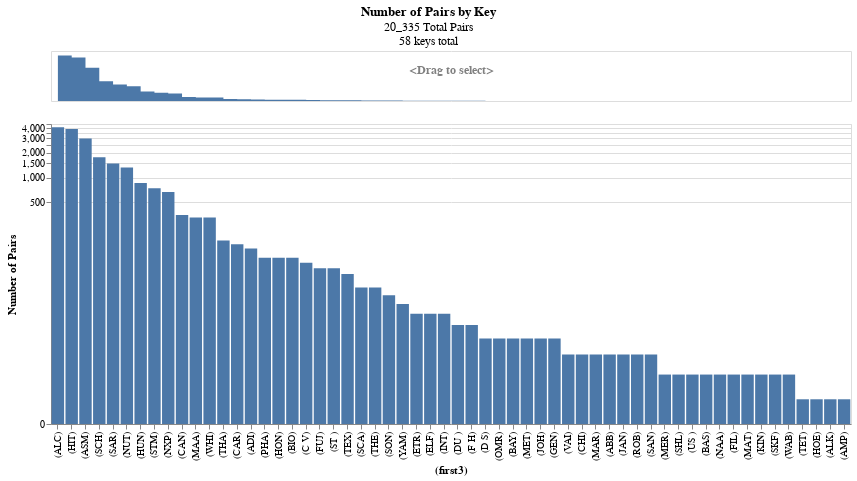

Notebook cell for this chart:
### Markdown cell above
OK, now it's time to block! This is where we generate comparisons between records.
If we were naive and generated all possible comparisons from N record,
you would end up with N^2 comparisons. For our small dataset of ~2000 records
we would be able to get away with this, but for datasets much larger than this
it would be infeasible.

Let's start with the most common kind of Linker: a `KeyLinker`.
Let's make a KeyLinker that creates links whereever the first 3 letters
of the `name_cleaned` column match between the two tables.

But, we also need to watch out for the case of really common values.
For example, in this dataset there are 505 records with a value of "KON".
If we joined on this value, this would result in ~(505 * 505) / 2 ~= 130_000 pairs.
This will be too slow.
So, by adding the max_pairs=10_000 param, before joining we efficiently remove
any records that would generate more than 10_000 pairs,
but still keep the records with rare values.

### Code cell
name_linker = mismo.KeyLinker(_.name_cleaned[0:3].name("first3"), max_pairs=10_000)
pair_counts = name_linker.pair_counts(featured, featured)
display(pair_counts.head())
pair_counts.chart()

### Figure 1 — Vega-Lite specification as saved in the notebook (floating-point values rounded to 4 significant figures)
{"config": {"view": {"continuousWidth": 300, "continuousHeight": 300}}, "vconcat": [{"mark": {"type": "area", "interpolate": "step-after"}, "encoding": {"x": {"axis": null, "field": "key", "sort": "-y", "type": "ordinal"}, "y": {"axis": null, "field": "n", "title": null, "type": "quantitative"}}, "height": 50, "name": "view_47", "title": {"text": "<Drag to select>", "anchor": "middle", "color": "gray", "dy": 30, "fontSize": 12}, "width": 800}, {"mark": {"type": "bar"}, "encoding": {"tooltip": [{"field": "n", "format": ",", "title": "Number of Pairs", "type": "quantitative"}, {"field": "frac", "format": ".2%", "title": "Fraction", "type": "quantitative"}, {"field": "first3", "type": "nominal"}, {"field": "explanation", "title": "Explanation", "type": "nominal"}], "x": {"field": "key", "sort": "-y", "title": "(first3)", "type": "ordinal"}, "y": {"field": "n", "scale": {"type": "symlog"}, "title": "Number of Pairs", "type": "quantitative"}}, "transform": [{"filter": {"param": "param_38", "empty": true}}], "width": 800}], "data": {"name": "data-d7fb3019e66527b5ba9f54cee8ec194f"}, "params": [{"name": "param_38", "select": {"type": "interval", "encodings": ["x"]}, "views": ["view_47"]}], "resolve": {"scale": {"color": "independent"}}, "title": {"text": "Number of Pairs by Key", "anchor": "middle", "subtitle": ["20_335 Total Pairs", "58 keys total"]}, "$schema": "https://vega.github.io/schema/vega-lite/v5.20.1.json", "datasets": {"data-d7fb3019e66527b5ba9f54cee8ec194f": [{"first3": "ALC", "n": 4095, "key": "(ALC)", "frac": 0.2014, "explanation": "Out of the 20_335, 4095 (20%) had the key of (ALC)"}, {"first3": "HIT", "n": 3916, "key": "(HIT)", "frac": 0.1926, "explanation": "Out of the 20_335, 3916 (19%) had the key of (HIT)"}, {"first3": "ASM", "n": 3003, "key": "(ASM)", "frac": 0.1477, "explanation": "Out of the 20_335, 3003 (15%) had the key of (ASM)"}, {"first3": "SCH", "n": 1770, "key": "(SCH)", "frac": 0.08704, "explanation": "Out of the 20_335, 1770 (9%) had the key of (SCH)"}, {"first3": "SAR", "n": 1485, "key": "(SAR)", "frac": 0.07303, "explanation": "Out of the 20_335, 1485 (7%) had the key of (SAR)"}, {"first3": "NUT", "n": 1326, "key": "(NUT)", "frac": 0.06521, "explanation": "Out of the 20_335, 1326 (7%) had the key of (NUT)"}, {"first3": "HUN", "n": 861, "key": "(HUN)", "frac": 0.04234, "explanation": "Out of the 20_335, 861 (4%) had the key of (HUN)"}, {"first3": "STM", "n": 741, "key": "(STM)", "frac": 0.03644, "explanation": "Out of the 20_335, 741 (4%) had the key of (STM)"}, {"first3": "NXP", "n": 666, "key": "(NXP)", "frac": 0.03275, "explanation": "Out of the 20_335, 666 (3%) had the key of (NXP)"}, {"first3": "CAN", "n": 351, "key": "(CAN)", "frac": 0.01726, "explanation": "Out of the 20_335, 351 (2%) had the key of (CAN)"}, {"first3": "MAA", "n": 325, "key": "(MAA)", "frac": 0.01598, "explanation": "Out of the 20_335, 325 (2%) had the key of (MAA)"}, {"first3": "WHI", "n": 325, "key": "(WHI)", "frac": 0.01598, "explanation": "Out of the 20_335, 325 (2%) had the key of (WHI)"}, {"first3": "THA", "n": 171, "key": "(THA)", "frac": 0.008409, "explanation": "Out of the 20_335, 171 (1%) had the key of (THA)"}, {"first3": "CAR", "n": 153, "key": "(CAR)", "frac": 0.007524, "explanation": "Out of the 20_335, 153 (1%) had the key of (CAR)"}, {"first3": "ADI", "n": 136, "key": "(ADI)", "frac": 0.006688, "explanation": "Out of the 20_335, 136 (1%) had the key of (ADI)"}, {"first3": "PHA", "n": 105, "key": "(PHA)", "frac": 0.005164, "explanation": "Out of the 20_335, 105 (1%) had the key of (PHA)"}, {"first3": "HON", "n": 105, "key": "(HON)", "frac": 0.005164, "explanation": "Out of the 20_335, 105 (1%) had the key of (HON)"}, {"first3": "BIO", "n": 105, "key": "(BIO)", "frac": 0.005164, "explanation": "Out of the 20_335, 105 (1%) had the key of (BIO)"}, {"first3": "C V", "n": 91, "key": "(C V)", "frac": 0.004475, "explanation": "Out of the 20_335, 91 (0%) had the key of (C V)"}, {"first3": "FUJ", "n": 78, "key": "(FUJ)", "frac": 0.003836, "explanation": "Out of the 20_335, 78 (0%) had the key of (FUJ)"}, {"first3": "ST ", "n": 78, "key": "(ST )", "frac": 0.003836, "explanation": "Out of the 20_335, 78 (0%) had the key of (ST )"}, {"first3": "TEX", "n": 66, "key": "(TEX)", "frac": 0.003246, "explanation": "Out of the 20_335, 66 (0%) had the key of (TEX)"}, {"first3": "SCA", "n": 45, "key": "(SCA)", "frac": 0.002213, "explanation": "Out of the 20_335, 45 (0%) had the key of (SCA)"}, {"first3": "THE", "n": 45, "key": "(THE)", "frac": 0.002213, "explanation": "Out of the 20_335, 45 (0%) had the key of (THE)"}, {"first3": "SON", "n": 36, "key": "(SON)", "frac": 0.00177, "explanation": "Out of the 20_335, 36 (0%) had the key of (SON)"}, {"first3": "YAM", "n": 28, "key": "(YAM)", "frac": 0.001377, "explanation": "Out of the 20_335, 28 (0%) had the key of (YAM)"}, {"first3": "ETR", "n": 21, "key": "(ETR)", "frac": 0.001033, "explanation": "Out of the 20_335, 21 (0%) had the key of (ETR)"}, {"first3": "ELF", "n": 21, "key": "(ELF)", "frac": 0.001033, "explanation": "Out of the 20_335, 21 (0%) had the key of (ELF)"}, {"first3": "INT", "n": 21, "key": "(INT)", "frac": 0.001033, "explanation": "Out of the 20_335, 21 (0%) had the key of (INT)"}, {"first3": "DU ", "n": 15, "key": "(DU )", "frac": 0.0007376, "explanation": "Out of the 20_335, 15 (0%) had the key of (DU )"}, {"first3": "F H", "n": 15, "key": "(F H)", "frac": 0.0007376, "explanation": "Out of the 20_335, 15 (0%) had the key of (F H)"}, {"first3": "D S", "n": 10, "key": "(D S)", "frac": 0.0004918, "explanation": "Out of the 20_335, 10 (0%) had the key of (D S)"}, {"first3": "OMR", "n": 10, "key": "(OMR)", "frac": 0.0004918, "explanation": "Out of the 20_335, 10 (0%) had the key of (OMR)"}, {"first3": "BAY", "n": 10, "key": "(BAY)", "frac": 0.0004918, "explanation": "Out of the 20_335, 10 (0%) had the key of (BAY)"}, {"first3": "MET", "n": 10, "key": "(MET)", "frac": 0.0004918, "explanation": "Out of the 20_335, 10 (0%) had the key of (MET)"}, {"first3": "JOH", "n": 10, "key": "(JOH)", "frac": 0.0004918, "explanation": "Out of the 20_335, 10 (0%) had the key of (JOH)"}, {"first3": "GEN", "n": 10, "key": "(GEN)", "frac": 0.0004918, "explanation": "Out of the 20_335, 10 (0%) had the key of (GEN)"}, {"first3": "VAI", "n": 6, "key": "(VAI)", "frac": 0.0002951, "explanation": "Out of the 20_335, 6 (0%) had the key of (VAI)"}, {"first3": "CHI", "n": 6, "key": "(CHI)", "frac": 0.0002951, "explanation": "Out of the 20_335, 6 (0%) had the key of (CHI)"}, {"first3": "MAR", "n": 6, "key": "(MAR)", "frac": 0.0002951, "explanation": "Out of the 20_335, 6 (0%) had the key of (MAR)"}, {"first3": "ABB", "n": 6, "key": "(ABB)", "frac": 0.0002951, "explanation": "Out of the 20_335, 6 (0%) had the key of (ABB)"}, {"first3": "JAN", "n": 6, "key": "(JAN)", "frac": 0.0002951, "explanation": "Out of the 20_335, 6 (0%) had the key of (JAN)"}, {"first3": "ROB", "n": 6, "key": "(ROB)", "frac": 0.0002951, "explanation": "Out of the 20_335, 6 (0%) had the key of (ROB)"}, {"first3": "SAN", "n": 6, "key": "(SAN)", "frac": 0.0002951, "explanation": "Out of the 20_335, 6 (0%) had the key of (SAN)"}, {"first3": "MER", "n": 3, "key": "(MER)", "frac": 0.0001475, "explanation": "Out of the 20_335, 3 (0%) had the key of (MER)"}, {"first3": "SHL", "n": 3, "key": "(SHL)", "frac": 0.0001475, "explanation": "Out of the 20_335, 3 (0%) had the key of (SHL)"}, {"first3": "US ", "n": 3, "key": "(US )", "frac": 0.0001475, "explanation": "Out of the 20_335, 3 (0%) had the key of (US )"}, {"first3": "BAS", "n": 3, "key": "(BAS)", "frac": 0.0001475, "explanation": "Out of the 20_335, 3 (0%) had the key of (BAS)"}, {"first3": "NAA", "n": 3, "key": "(NAA)", "frac": 0.0001475, "explanation": "Out of the 20_335, 3 (0%) had the key of (NAA)"}, {"first3": "FIL", "n": 3, "key": "(FIL)", "frac": 0.0001475, "explanation": "Out of the 20_335, 3 (0%) had the key of (FIL)"}, {"first3": "MAT", "n": 3, "key": "(MAT)", "frac": 0.0001475, "explanation": "Out of the 20_335, 3 (0%) had the key of (MAT)"}, {"first3": "KIN", "n": 3, "key": "(KIN)", "frac": 0.0001475, "explanation": "Out of the 20_335, 3 (0%) had the key of (KIN)"}, {"first3": "SKF", "n": 3, "key": "(SKF)", "frac": 0.0001475, "explanation": "Out of the 20_335, 3 (0%) had the key of (SKF)"}, {"first3": "WAB", "n": 3, "key": "(WAB)", "frac": 0.0001475, "explanation": "Out of the 20_335, 3 (0%) had the key of (WAB)"}, {"first3": "TET", "n": 1, "key": "(TET)", "frac": 4.918e-05, "explanation": "Out of the 20_335, 1 (0%) had the key of (TET)"}, {"first3": "HOE", "n": 1, "key": "(HOE)", "frac": 4.918e-05, "explanation": "Out of the 20_335, 1 (0%) had the key of (HOE)"}, {"first3": "ALK", "n": 1, "key": "(ALK)", "frac": 4.918e-05, "explanation": "Out of the 20_335, 1 (0%) had the key of (ALK)"}, {"first3": "AMP", "n": 1, "key": "(AMP)", "frac": 4.918e-05, "explanation": "Out of the 20_335, 1 (0%) had the key of (AMP)"}]}}
